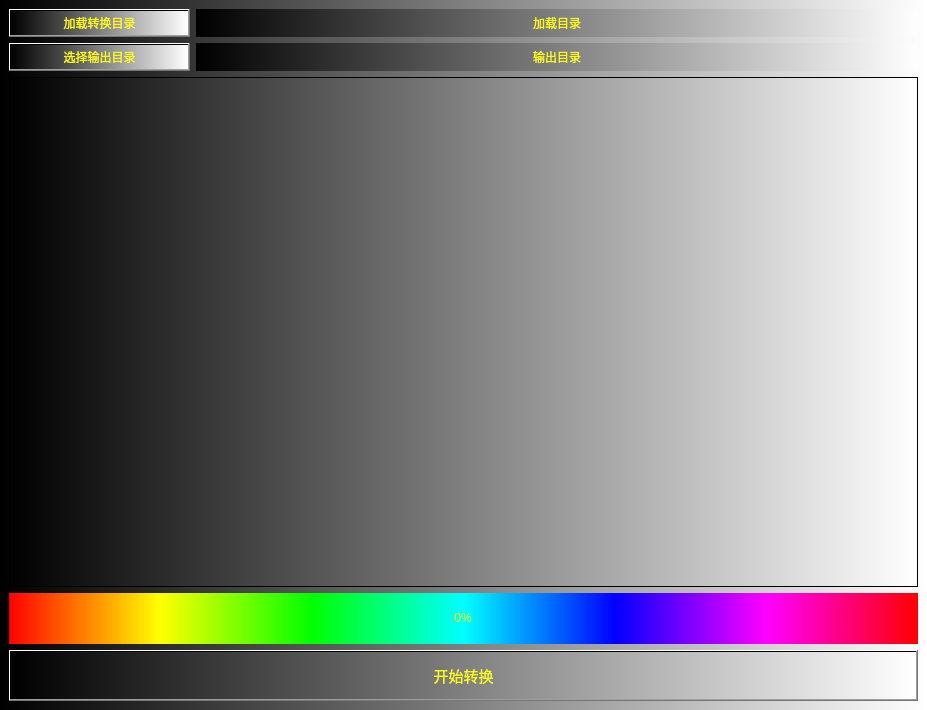
<?xml version="1.0" encoding="UTF-8"?>
<ui version="4.0">
 <class>MainWindow</class>
 <widget class="QMainWindow" name="MainWindow">
  <property name="geometry">
   <rect>
    <x>0</x>
    <y>0</y>
    <width>927</width>
    <height>710</height>
   </rect>
  </property>
  <property name="windowTitle">
   <string>懒人音频转换</string>
  </property>
  <property name="windowIcon">
   <iconset resource="icons.qrc">
    <normaloff>:/icons/lanren.png</normaloff>:/icons/lanren.png</iconset>
  </property>
  <property name="styleSheet">
   <string notr="true">color: rgb(255, 255, 0);
font: 75 11pt &quot;微软雅黑&quot;;
background-color: qlineargradient(spread:pad, x1:0, y1:0, x2:1, y2:0, stop:0 rgba(0, 0, 0, 255), stop:1 rgba(255, 255, 255, 255));
border-color: qradialgradient(spread:pad, cx:0.5, cy:0.5, radius:0.5, fx:0.5, fy:0.5, stop:0 rgba(255, 255, 255, 255), stop:0.1 rgba(255, 255, 255, 255), stop:0.2 rgba(255, 176, 176, 167), stop:0.3 rgba(255, 151, 151, 92), stop:0.4 rgba(255, 125, 125, 51), stop:0.5 rgba(255, 76, 76, 205), stop:0.52 rgba(255, 76, 76, 205), stop:0.6 rgba(255, 180, 180, 84), stop:1 rgba(255, 255, 255, 0));</string>
  </property>
  <widget class="QWidget" name="centralwidget">
   <layout class="QGridLayout" name="gridLayout_2" rowstretch="1,10">
    <item row="0" column="0">
     <layout class="QGridLayout" name="gridLayout" columnstretch="1,4">
      <item row="0" column="0">
       <widget class="QPushButton" name="btn_choice_load">
        <property name="sizePolicy">
         <sizepolicy hsizetype="Expanding" vsizetype="Expanding">
          <horstretch>0</horstretch>
          <verstretch>0</verstretch>
         </sizepolicy>
        </property>
        <property name="maximumSize">
         <size>
          <width>16777215</width>
          <height>16777215</height>
         </size>
        </property>
        <property name="toolTip">
         <string>选择要转码的视频文件目录</string>
        </property>
        <property name="autoFillBackground">
         <bool>false</bool>
        </property>
        <property name="text">
         <string>加载转换目录</string>
        </property>
       </widget>
      </item>
      <item row="0" column="1">
       <widget class="QLabel" name="label_dir_load">
        <property name="sizePolicy">
         <sizepolicy hsizetype="Expanding" vsizetype="Expanding">
          <horstretch>0</horstretch>
          <verstretch>0</verstretch>
         </sizepolicy>
        </property>
        <property name="maximumSize">
         <size>
          <width>16777215</width>
          <height>16777215</height>
         </size>
        </property>
        <property name="text">
         <string>加载目录</string>
        </property>
        <property name="alignment">
         <set>Qt::AlignCenter</set>
        </property>
       </widget>
      </item>
      <item row="1" column="0">
       <widget class="QPushButton" name="btn_choice_out">
        <property name="sizePolicy">
         <sizepolicy hsizetype="Expanding" vsizetype="Expanding">
          <horstretch>0</horstretch>
          <verstretch>0</verstretch>
         </sizepolicy>
        </property>
        <property name="maximumSize">
         <size>
          <width>16777215</width>
          <height>16777215</height>
         </size>
        </property>
        <property name="toolTip">
         <string>选择要转码的视频文件目录</string>
        </property>
        <property name="autoFillBackground">
         <bool>false</bool>
        </property>
        <property name="text">
         <string>选择输出目录</string>
        </property>
       </widget>
      </item>
      <item row="1" column="1">
       <widget class="QLabel" name="label_dir_out">
        <property name="sizePolicy">
         <sizepolicy hsizetype="Expanding" vsizetype="Expanding">
          <horstretch>0</horstretch>
          <verstretch>0</verstretch>
         </sizepolicy>
        </property>
        <property name="maximumSize">
         <size>
          <width>16777215</width>
          <height>16777215</height>
         </size>
        </property>
        <property name="text">
         <string>输出目录</string>
        </property>
        <property name="alignment">
         <set>Qt::AlignCenter</set>
        </property>
       </widget>
      </item>
     </layout>
    </item>
    <item row="1" column="0">
     <layout class="QVBoxLayout" name="verticalLayout" stretch="10,1,1">
      <item>
       <widget class="QListView" name="list_file">
        <property name="maximumSize">
         <size>
          <width>16777215</width>
          <height>16777215</height>
         </size>
        </property>
        <property name="styleSheet">
         <string notr="true">color: rgba(255, 85, 128);
font: 75 11pt &quot;微软雅黑&quot;;
background-color: qlineargradient(spread:pad, x1:0, y1:0, x2:1, y2:0, stop:0 rgba(0, 0, 0, 255), stop:1 rgba(255, 255, 255, 255));
border-color: qradialgradient(spread:pad, cx:0.5, cy:0.5, radius:0.5, fx:0.5, fy:0.5, stop:0 rgba(255, 255, 255, 255), stop:0.1 rgba(255, 255, 255, 255), stop:0.2 rgba(255, 176, 176, 167), stop:0.3 rgba(255, 151, 151, 92), stop:0.4 rgba(255, 125, 125, 51), stop:0.5 rgba(255, 76, 76, 205), stop:0.52 rgba(255, 76, 76, 205), stop:0.6 rgba(255, 180, 180, 84), stop:1 rgba(255, 255, 255, 0));</string>
        </property>
        <property name="editTriggers">
         <set>QAbstractItemView::NoEditTriggers</set>
        </property>
       </widget>
      </item>
      <item>
       <widget class="QProgressBar" name="progress_convert">
        <property name="sizePolicy">
         <sizepolicy hsizetype="Expanding" vsizetype="Expanding">
          <horstretch>0</horstretch>
          <verstretch>0</verstretch>
         </sizepolicy>
        </property>
        <property name="styleSheet">
         <string notr="true">background-color: rgb(170, 170, 255);
background-color: qlineargradient(spread:pad, x1:0, y1:0, x2:1, y2:0, stop:0 rgba(255, 0, 0, 255), stop:0.166 rgba(255, 255, 0, 255), stop:0.333 rgba(0, 255, 0, 255), stop:0.5 rgba(0, 255, 255, 255), stop:0.666 rgba(0, 0, 255, 255), stop:0.833 rgba(255, 0, 255, 255), stop:1 rgba(255, 0, 0, 255));
</string>
        </property>
        <property name="value">
         <number>0</number>
        </property>
        <property name="alignment">
         <set>Qt::AlignCenter</set>
        </property>
       </widget>
      </item>
      <item>
       <widget class="QPushButton" name="btn_go">
        <property name="sizePolicy">
         <sizepolicy hsizetype="Expanding" vsizetype="Expanding">
          <horstretch>0</horstretch>
          <verstretch>0</verstretch>
         </sizepolicy>
        </property>
        <property name="maximumSize">
         <size>
          <width>16777215</width>
          <height>16777215</height>
         </size>
        </property>
        <property name="font">
         <font>
          <family>微软雅黑</family>
          <pointsize>11</pointsize>
          <weight>9</weight>
          <italic>false</italic>
          <bold>false</bold>
          <strikeout>false</strikeout>
         </font>
        </property>
        <property name="cursor">
         <cursorShape>OpenHandCursor</cursorShape>
        </property>
        <property name="text">
         <string>开始转换</string>
        </property>
       </widget>
      </item>
     </layout>
    </item>
   </layout>
  </widget>
  <widget class="QMenuBar" name="menubar">
   <property name="geometry">
    <rect>
     <x>0</x>
     <y>0</y>
     <width>927</width>
     <height>26</height>
    </rect>
   </property>
  </widget>
 </widget>
 <resources>
  <include location="icons.qrc"/>
 </resources>
 <connections/>
</ui>
